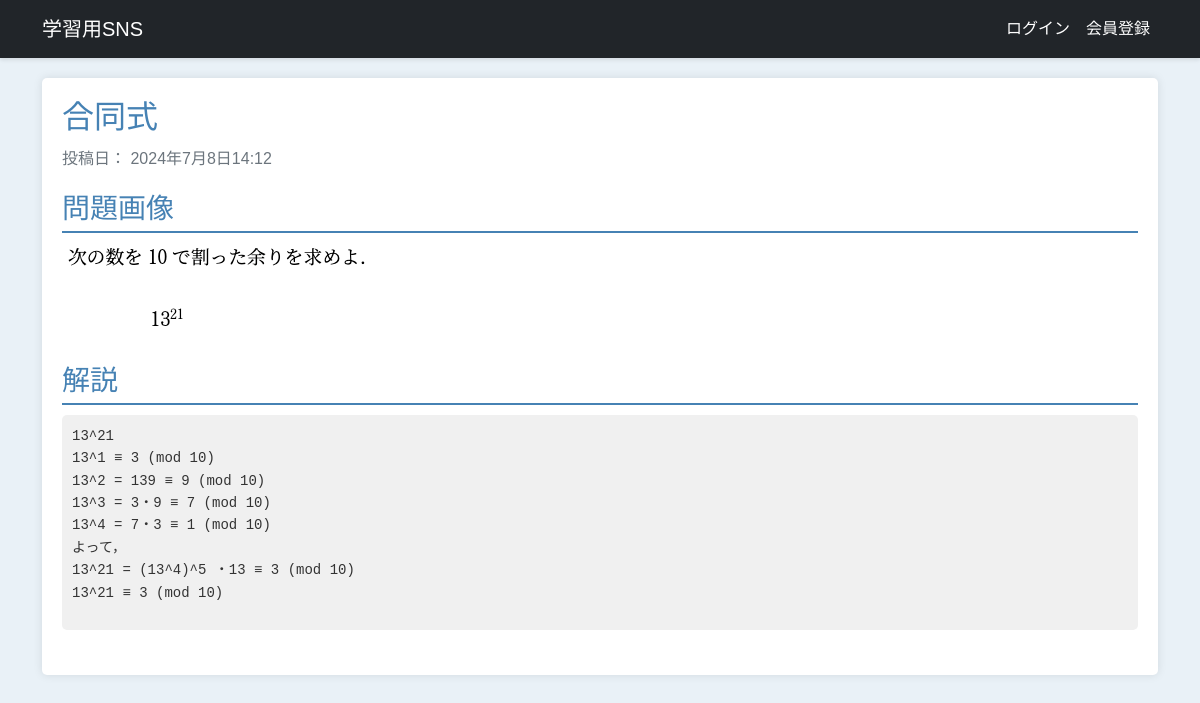
/studysite/snippet/13/, run on an earlier commit of the app's database.
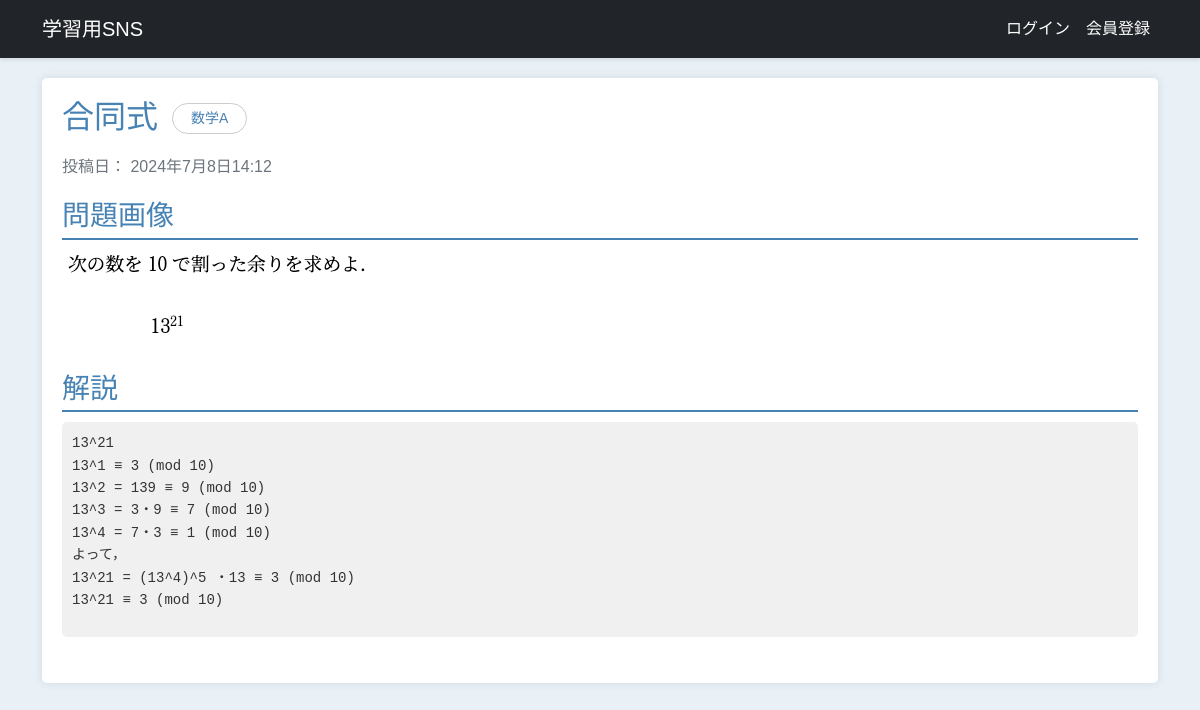
And on a later commit of the database.
### studysite/models.py (models this page shows, shortened)
class Studysite(models.Model):
    title = models.CharField('タイトル', max_length=128)
    image = models.ImageField('問題画像', upload_to='image/', blank=True)
    question = models.TextField('問題', blank=True)
    answer = models.TextField('解答', blank=True)
    created_by = models.ForeignKey(settings.AUTH_USER_MODEL,
                                   verbose_name='投稿者',
                                   on_delete=models.CASCADE)
    created_at = models.DateTimeField('投稿日', auto_now_add=True)
    updated_at = models.DateTimeField('更新日', auto_now=True)
    tags = models.ManyToManyField(Tag, blank=True)

class Tag(models.Model):
    name = models.CharField(max_length=100)

### studysite/views.py (the view)
# urls.py: path('snippet/<int:snippet_id>/', views.snippet_detail, name = 'snippet_detail'),
def snippet_detail(request, snippet_id):
    snippet = get_object_or_404(Studysite, pk=snippet_id)
    return render(request, 'snippets/snippet_detail.html', {'snippet': snippet})

### studysite/templates/snippets/snippet_detail.html (shortened to what this page needs)
{% extends 'base.html' %}
{% load static %}
{% block main %}
<div class="container snippet-detail">
    <h2 class="snippet-title"><span>{{ snippet.title }}</span>
    {% if snippet.tags %}
        {% for tag in snippet.tags.all %}
            <span class = "subject">{{ tag.name }}</span>
        {% endfor %}
    {% endif %}</h2>
    <div class="snippet-header">
        <div class="snippet-meta">
            <p class="snippet-date">投稿日： {{ snippet.created_at|date:'DATETIME_FORMAT' }}</p>
        </div>
    </div>
    <div class="snippet-section">
        {% if snippet.image %}
        <h3 class="section-title">問題画像</h3>
        <div class="snippet-image">
            <img src="{{ snippet.image.url }}" alt="問題画像">
        </div>
        {% endif %}
    </div><br>
    <div class="snippet-section">
        <h3 class="section-title">解説</h3>
        <div class="snippet-description">
            {{ snippet.answer |safe }}
        </div>
    </div><br>
</div>
{% endblock %}

### studysite/templates/snippets/base.html (shortened to what this page needs)
{% load static %}
{% load django_bootstrap5 %}
<html>
<head>
    {% bootstrap_css %}
    <link rel="stylesheet" href="{% static 'snippets/css/style.css' %}">
</head>
<body>
<nav class="navbar navbar-expand flex-md-row navbar-dark bg-dark">
    <div class="container justify-content-between">
        <a href="/" class="navbar-brand">学習用SNS</a>
        <ul class="navbar-nav mr-md-2">
            {% if user.is_authenticated %}
            <li class="nav-item"><a class="nav-link" href="{% url 'profile' user.id %}"> ようこそ {{ user.username }} さん</a></li>
                <li class="nav-item"><a class="nav-link" href="{% url 'logout' %}">ログアウト</a></li>
            {% else %}
                <li class="nav-item"><a href="{% url 'login' %}" class="nav-link">ログイン</a></li>
                <li class="nav-item"><a href="{% url 'signup' %}" class="nav-link">会員登録</a></li>
            {% endif %}
        </ul>
    </div>
</nav>
<main>
    <div class="container">
        {% block main %}{% endblock %}
    </div>
</main>
</body>
</html>

### studysite/static/snippets/css/style.css (style rules this page uses)
* { margin: 0; padding: 0; box-sizing: border-box; }
body { font-family: Arial, sans-serif; background-color: #e9f1f7; color: #333; line-height: 1.6; }
.navbar { background-color: #007bff; color: #fff; box-shadow: 0 2px 4px rgba(0, 0, 0, 0.1); }
.navbar-brand, .navbar-nav .nav-link { color: #fff; }
.snippet-detail { background-color: #fff; padding: 20px; border-radius: 5px; box-shadow: 0 0 10px rgba(0, 0, 0, 0.1); margin-top: 20px; }
.snippet-title { color: #4682b4; margin-bottom: 10px; }
.snippet-header { margin-bottom: 20px; }
.snippet-meta { display: flex; justify-content: space-between; align-items: center; }
.snippet-date { color: #6c757d; margin-bottom: 0; }
.section-title { color: #4682b4; border-bottom: 2px solid #4682b4; padding-bottom: 5px; margin-bottom: 10px; }
.snippet-description { background-color: #f0f0f0; padding: 10px; border-radius: 5px; font-size: 16px; line-height: 1.6; }
.subject { display: inline-block; border-radius: 20px; text-align: center; text-decoration: none; border: solid 1px #ccc; transition: 0.25s; padding: 6px 18px; font-size: 14px; margin: 5px; position: relative; bottom: 5px; }

What changed in the data, as far as the page shows it:
added Tag: name "数学A"
